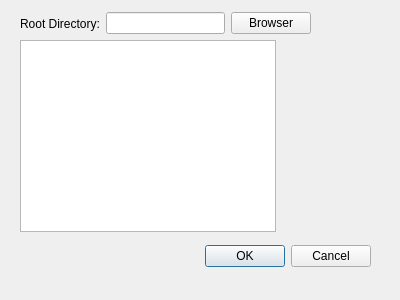
<?xml version="1.0" encoding="UTF-8"?>
<ui version="4.0">
 <class>Dialog</class>
 <widget class="QDialog" name="Dialog">
  <property name="geometry">
   <rect>
    <x>0</x>
    <y>0</y>
    <width>400</width>
    <height>300</height>
   </rect>
  </property>
  <property name="windowTitle">
   <string>Create Directory</string>
  </property>
  <widget class="QDialogButtonBox" name="buttonBox">
   <property name="geometry">
    <rect>
     <x>30</x>
     <y>240</y>
     <width>341</width>
     <height>32</height>
    </rect>
   </property>
   <property name="orientation">
    <enum>Qt::Horizontal</enum>
   </property>
   <property name="standardButtons">
    <set>QDialogButtonBox::Cancel|QDialogButtonBox::Ok</set>
   </property>
  </widget>
  <widget class="QListWidget" name="listWidget">
   <property name="geometry">
    <rect>
     <x>20</x>
     <y>40</y>
     <width>256</width>
     <height>192</height>
    </rect>
   </property>
  </widget>
  <widget class="QWidget" name="">
   <property name="geometry">
    <rect>
     <x>20</x>
     <y>10</y>
     <width>291</width>
     <height>27</height>
    </rect>
   </property>
   <layout class="QHBoxLayout" name="horizontalLayout">
    <item>
     <widget class="QLabel" name="label">
      <property name="text">
       <string>Root Directory:</string>
      </property>
     </widget>
    </item>
    <item>
     <widget class="QLineEdit" name="lineEdit"/>
    </item>
    <item>
     <widget class="QPushButton" name="pushButton">
      <property name="text">
       <string>Browser</string>
      </property>
     </widget>
    </item>
   </layout>
  </widget>
 </widget>
 <resources/>
 <connections>
  <connection>
   <sender>buttonBox</sender>
   <signal>accepted()</signal>
   <receiver>Dialog</receiver>
   <slot>accept()</slot>
   <hints>
    <hint type="sourcelabel">
     <x>248</x>
     <y>254</y>
    </hint>
    <hint type="destinationlabel">
     <x>157</x>
     <y>274</y>
    </hint>
   </hints>
  </connection>
  <connection>
   <sender>buttonBox</sender>
   <signal>rejected()</signal>
   <receiver>Dialog</receiver>
   <slot>reject()</slot>
   <hints>
    <hint type="sourcelabel">
     <x>316</x>
     <y>260</y>
    </hint>
    <hint type="destinationlabel">
     <x>286</x>
     <y>274</y>
    </hint>
   </hints>
  </connection>
 </connections>
</ui>
